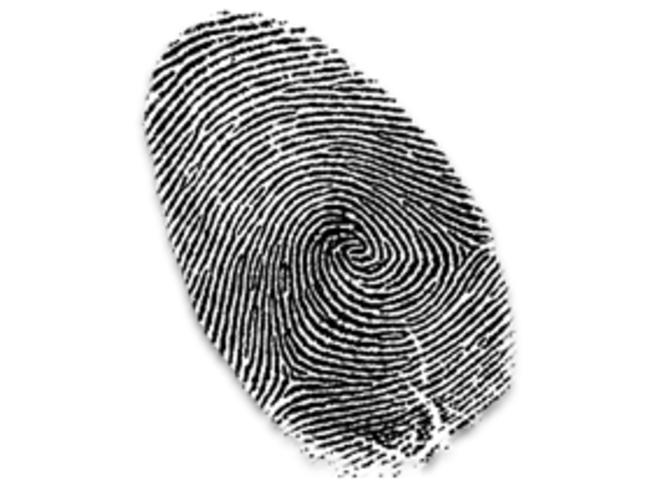
#> input picture assign6/Fingerprint.jpg, 652 x 489 px
$ python assign6-3_structure_tensor.py
#> lines starting #> are read from the running program, lines starting #| are printed output that depends on the picture; long printed decimals are rounded
# -*- coding: utf-8 -*-
"""
Created on Wed Nov  6 14:40:58 2019

@author: Personal
"""

import numpy as np
from matplotlib import pyplot as plt
import cv2 as cv
from scipy.ndimage import gaussian_filter
import scipy

img=cv.imread('Fingerprint.jpg',0)
#> img is the input picture: shape (489, 652); min 0, max 255, mean 204.3
M,N=img.shape
#> M = 489; N = 652
f_img=np.array(gaussian_filter(img,1,mode='reflect'), dtype='float')
xfilter=np.array([[-1,0,1],[-2,0,2],[-1,0,1]])
yfilter=np.array([[-1,-2,-1],[0,0,0],[1,2,1]])
dxf=np.array(scipy.ndimage.convolve(f_img,xfilter,mode='reflect'), dtype=float)
dyf=np.array(scipy.ndimage.convolve(f_img,yfilter,mode='reflect'), dtype=float)
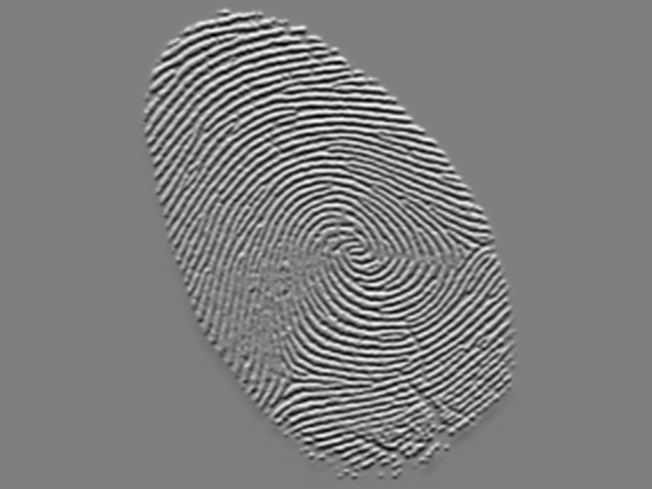
#> dyf: shape (489, 652) float64; min -523, max 529, mean 0; drawn with min black and max white
dxf2=dxf*dxf
dyf2=dyf*dyf
dxyf=dxf*dyf
j11=np.array(gaussian_filter(dxf2,1,mode='reflect'), dtype='float')
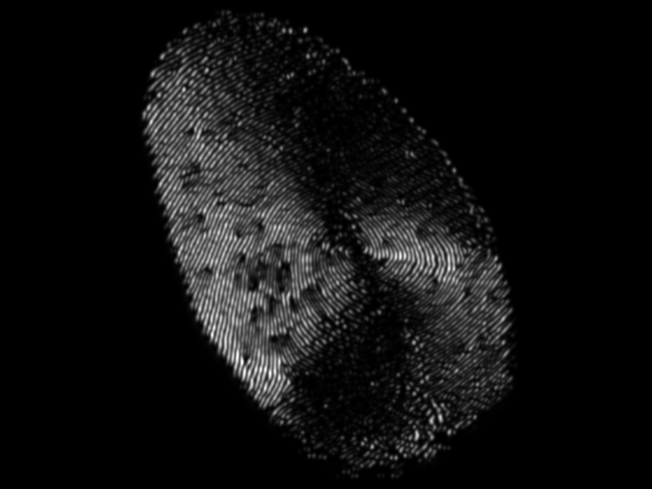
#> j11: shape (489, 652) float64; min 0, max 184250.6, mean 12015; drawn with min black and max white
j22=np.array(gaussian_filter(dyf2,1,mode='reflect'), dtype='float')
j12=np.array(gaussian_filter(dxyf,1,mode='reflect'), dtype='float')
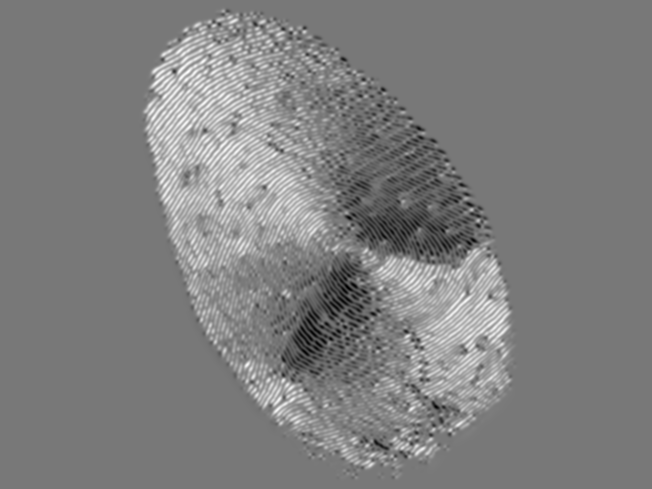
#> j12: shape (489, 652) float64; min -80824.7, max 89996.6, mean 4634.5; drawn with min black and max white

energy=j11+j22
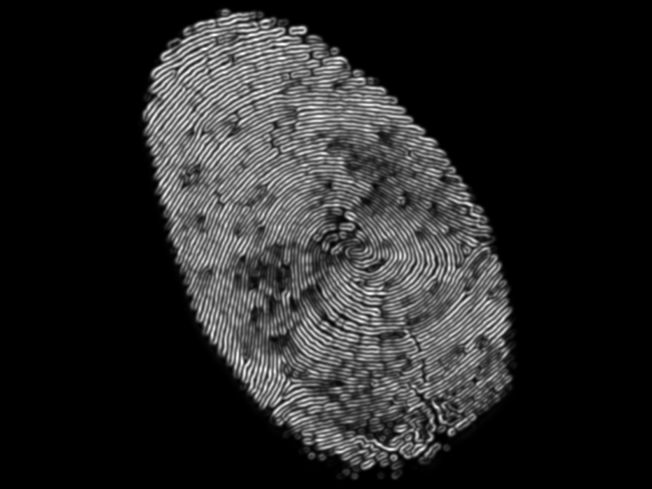
#> energy: shape (489, 652) float64; min 0, max 196219.6, mean 29325.1; drawn with min black and max white

coherance=np.sqrt(energy*energy - 4*(j11*j22-j12*j12))/energy
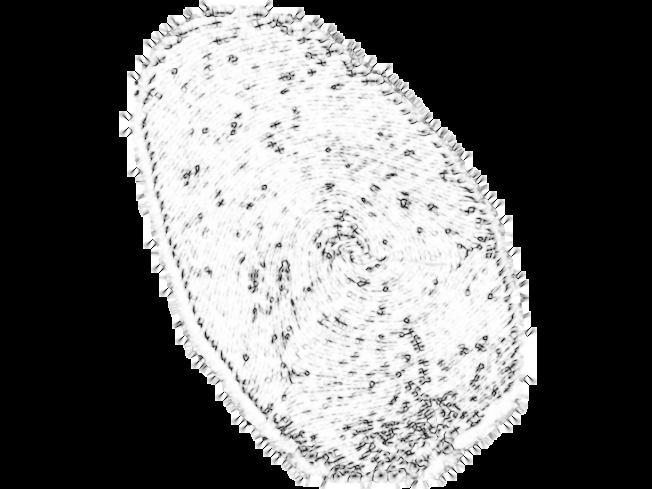
#> coherance: shape (489, 652) float64; 53.8% of the values are NaN or infinite; the others: min 0, max 1, mean 0.902; drawn with min black, max white, NaN and infinite black
#coherance=np.nan_to_num(coherance, 1.0)
orientation=np.arctan2(2*j12,j11-j22)*90/np.pi
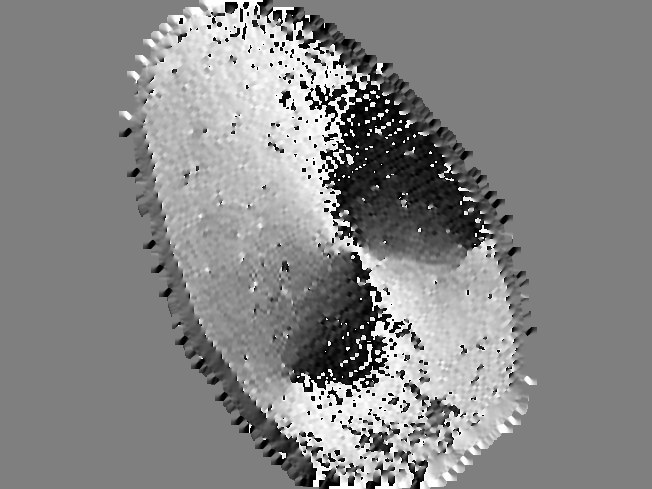
#> orientation: shape (489, 652) float64; min -90, max 90, mean 5.1; drawn with min black and max white

#orientation=np.nan_to_num(orientation,1)
print(np.max(orientation))
#| 90.0
print(np.min(orientation))
#| -90.000

plt.figure()
plt.subplot(121)
plt.imshow(energy, cmap='gray')
plt.xticks([]), plt.yticks([])
plt.subplot(122)
plt.imshow(coherance, cmap='gray')

plt.figure()
plt.imshow(orientation, cmap='hsv')
plt.colorbar()
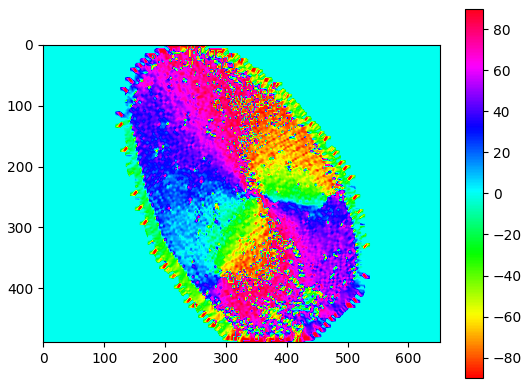
#> figure drawn by matplotlib, 2 panels
